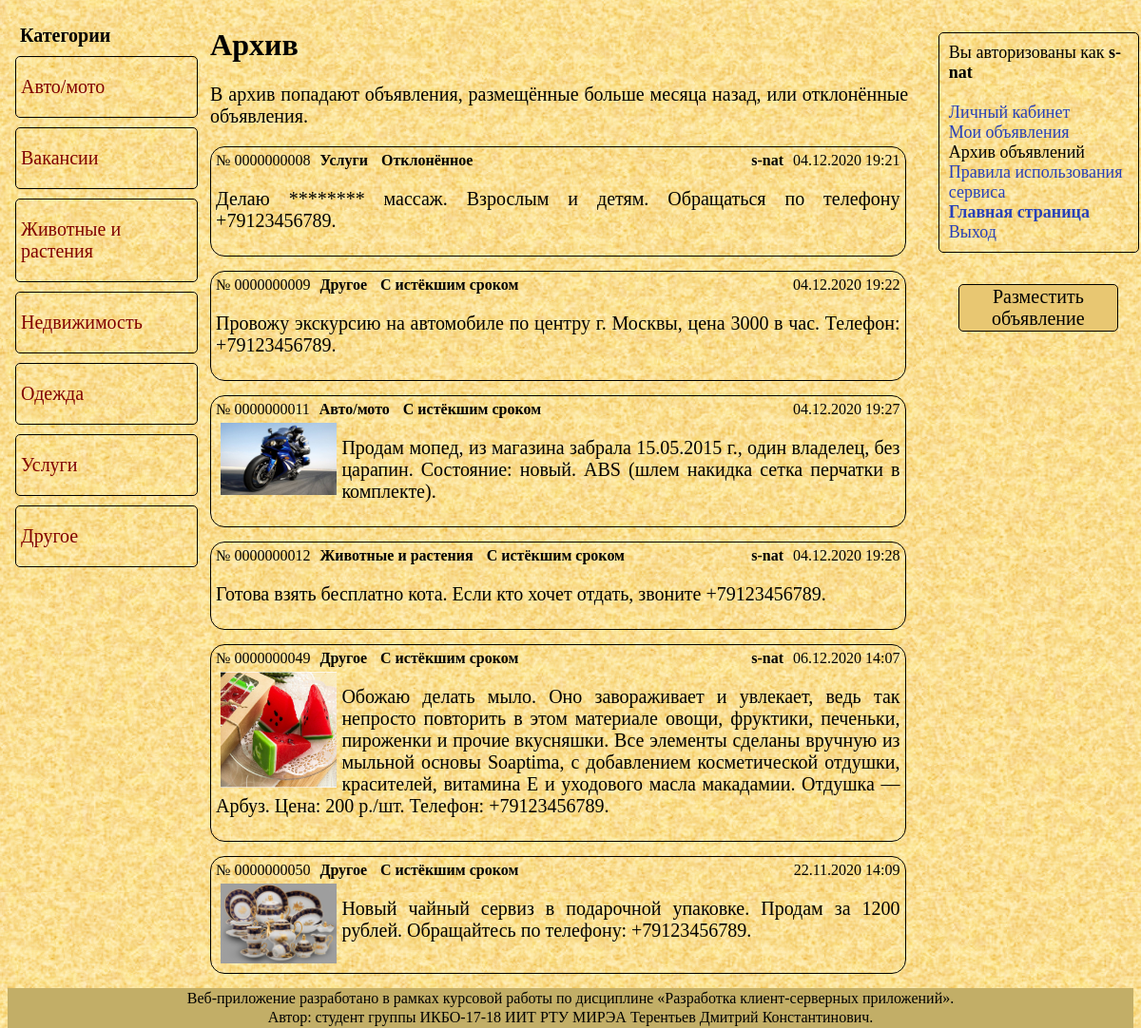
/html-php/archive.php (signed in), run on the app's committed database.
### tables this page shows
CREATE TABLE `advertisment` (
  `advertisment_id` int(10) UNSIGNED ZEROFILL NOT NULL,
  `advertisment_type` int(1) UNSIGNED NOT NULL,
  `advertisment_category` int(1) UNSIGNED NOT NULL,
  `anonymity` int(1) UNSIGNED NOT NULL,
  `for_who` varchar(25) DEFAULT NULL,
  `user_id` int(5) UNSIGNED ZEROFILL NOT NULL,
  `text_content` longtext NOT NULL,
  `file` text,
  `date` datetime NOT NULL
);

CREATE TABLE `categories` (
  `category_id` int(1) UNSIGNED NOT NULL,
  `category_name` varchar(20) NOT NULL
);

CREATE TABLE `advertisment_types` (
  `ads_type_id` int(1) UNSIGNED NOT NULL,
  `name` varchar(20) NOT NULL
);

CREATE TABLE `user` (
  `user_id` int(5) UNSIGNED ZEROFILL NOT NULL,
  `login` varchar(20) NOT NULL,
  `password` varchar(20) NOT NULL,
  `surname` varchar(25) NOT NULL,
  `name` varchar(25) NOT NULL,
  `last_name` varchar(25) NOT NULL,
  `email` varchar(25) NOT NULL,
  `phone_number` varchar(17) NOT NULL
);

### html-php/archive.php (the view, shortened to what this page needs)
<!DOCTYPE html>
<html>
<head>
    <link rel="stylesheet" type="text/css" href="../styles/style.css">
    <link rel="stylesheet" type="text/css" href="../styles/categories.css">
</head>
<body>
    <?php
        if($_COOKIE['login'] == ''):
            header('Location: /');
        else:
    ?>
    <div id="categories">
        <div id="title"><b>Категории</b></div><br>
        <a href="auto_moto.php"><div class="categories"><p>Авто/мото</p></div></a>
        <a href="job.php"><div class="categories"><p>Вакансии</p></div></a>
        <a href="animals_plants.php"><div class="categories"><p>Животные и растения</p></div></a>
        <a href="property.php"><div class="categories"><p>Недвижимость</p></div></a>
        <a href="clothes.php"><div class="categories"><p>Одежда</p></div></a>
        <a href="service.php"><div class="categories"><p>Услуги</p></div></a>
        <a href="other.php"><div class="categories"><p>Другое</p></div></a>
    </div>
    <div id="content">
        <h1>Архив</h1>
        <p>В архив попадают объявления, размещённые больше месяца назад, или отклонённые объявления.</p>
        <?php
            $mysql = new mysqli('localhost:3306', 'root', '', 'bulletin_board');
            $user_id = filter_var(trim($_COOKIE['user_id']), FILTER_SANITIZE_STRING);
            $result = $mysql->query("SELECT * FROM `advertisment` WHERE `user_id` = '$user_id' AND (`advertisment_type` != 1 OR DATEDIFF(CURRENT_DATE(), `date`) >= 21)");
            while($row = $result->fetch_array())
            {
                if($row['file'] == '')
                {
                    if($row['anonymity'] == 2)
                    {
                        $user_id = $row['user_id'];
                        $login = $mysql->query("SELECT `login` FROM `user` WHERE `user_id` = '$user_id'");
                        $category_id = $row['advertisment_category'];
                        $category = $mysql->query("SELECT `category_name` FROM `categories` WHERE `category_id` = '$category_id'");
                        $category_name = $category->fetch_array();
                        $ads_type_id = $row['advertisment_type'];
                        $type = $mysql->query("SELECT `name` FROM `advertisment_types` WHERE `ads_type_id` = '$ads_type_id'");
                        $name = $type->fetch_array();
                        if($ads_type_id == 1)
                            echo
                            '
                                <div class="advert">
                                    <span class="id"> № ' . $row['advertisment_id'] . '</span>
                                    <span class="category">' . $category_name['category_name'] . '</span>
                                    <span class="type">С истёкшим сроком</span>
                                    <span class="date">' . date("d.m.Y H:i", strtotime($row['date'])) . '</span>
                                    <span class="user">' . $login->fetch_assoc()['login'] . '</span>
                                    <br>
                                    <p>' . $row['text_content'] . '</p>
                                </div>
                            ';
                        elseif($ads_type_id == 2)
                        echo
                        '
                            <div class="advert">
                                <span class="id"> № ' . $row['advertisment_id'] . '</span>
                                <span class="category">' . $category_name['category_name'] . '</span>
                                <span class="type">' . $name['name'] . '</span>
                                <span class="date">' . date("d.m.Y H:i", strtotime($row['date'])) . '</span>
                                <span class="user">' . $login->fetch_assoc()['login'] . '</span>
                                <br>
                                <p>' . $row['text_content'] . '</p>
                            </div>
                        ';
                    }
                    else
                    {
                        $category_id = $row['advertisment_category'];
                        $category = $mysql->query("SELECT `category_name` FROM `categories` WHERE `category_id` = '$category_id'");
                        $category_name = $category->fetch_array();
                        $ads_type_id = $row['advertisment_type'];
                        if($ads_type_id == 1)
                            echo
                            '
                                <div class="advert">
                                    <span class="id"> № ' . $row['advertisment_id'] . '</span>
                                    <span class="category">' . $category_name['category_name'] . '</span>
                                    <span class="type">С истёкшим сроком</span>
                                    <span class="date">' . date("d.m.Y H:i", strtotime($row['date'])) . '</span>
                                    <br>
                                    <p>' . $row['text_content'] . '</p>
                                </div>
                            ';
                    }
                }
                else
                {
                    if($row['anonymity'] == 2)
                    {
                        $user_id = $row['user_id'];
                        $login = $mysql->query("SELECT `login` FROM `user` WHERE `user_id` = '$user_id'");
                        $category_id = $row['advertisment_category'];
                        $category = $mysql->query("SELECT `category_name` FROM `categories` WHERE `category_id` = '$category_id'");
                        $category_name = $category->fetch_array();
                        $ads_type_id = $row['advertisment_type'];
                        if($ads_type_id == 1)
                            echo
                            '
                                <div class="advert">
                                    <span class="id"> № ' . $row['advertisment_id'] . '</span>
                                    <span class="category">' . $category_name['category_name'] . '</span>
                                    <span class="type">С истёкшим сроком</span>
                                    <span class="date">' . date("d.m.Y H:i", strtotime($row['date'])) . '</span>
                                    <span class="user">' . $login->fetch_assoc()['login'] . '</span>
                                    <br>
                                    <a href="' . $row['file'] . '" target="blank"><img style="width: 17%;" src="' . $row['file'] . '"></a>
                                    <p>' . $row['text_content'] . '</p>
                                </div>
                            ';
                    }
                    else
                    {
                        $category_id = $row['advertisment_category'];
                        $category = $mysql->query("SELECT `category_name` FROM `categories` WHERE `category_id` = '$category_id'");
                        $category_name = $category->fetch_array();
                        $ads_type_id = $row['advertisment_type'];
                        if($ads_type_id == 1)
                            echo
                            '
                                <div class="advert">
                                    <span class="id"> № ' . $row['advertisment_id'] . '</span>
                                    <span class="category">' . $category_name['category_name'] . '</span>
                                    <span class="type">С истёкшим сроком</span>
                                    <span class="date">' . date("d.m.Y H:i", strtotime($row['date'])) . '</span>
                                    <br>
                                    <a href="' . $row['file'] . '" target="blank"><img style="width: 17%;" src="' . $row['file'] . '"></a>
                                    <p>' . $row['text_content'] . '</p>
                                </div>
                            ';
                    }
                }
            }
        ?>
    </div>
    <div id="right">
        <p>
            Вы авторизованы как <b><?=$_COOKIE['login']?></b>
            <br>
            <br>
            <a href="cabinet.php">Личный кабинет</a>
            <br>
            <a href="my_ads.php">Мои объявления</a>
            <br>
            Архив объявлений
            <br>
            <a href="rools.php">Правила использования сервиса</a>
            <br>
            <a href="../index.php"><b>Главная страница</b></a>
            <br>
            <a href="../php/exit.php">Выход</a>
        </p>
        <a href="create_ad.php"><button id="add_advert">Разместить объявление</button></a><br>
    </div>
    <div id="footer">
        <p>Веб-приложение разработано в рамках курсовой работы по дисциплине &laquo;Разработка клиент-серверных приложений&raquo;.</p>
        <p>Автор: студент группы ИКБО-17-18 ИИТ РТУ МИРЭА Терентьев Дмитрий Константинович.</p>
    </div>
    <?php endif;?>
</body>
</html>

### styles/style.css (style rules this page uses)
html { height: 98%; }
body { height: 98.4%; background-image: url(../img/background.jpg); }
a { color: #2840b8; text-decoration: none; }
div { display: inline-block; }
div#categories { position: fixed; width: 16%; float: left; margin: 8px; font-size: 20px; text-align: left; vertical-align: top; }
div#categories a { color: #800000; text-decoration: none; }
div#categories div { box-sizing: border-box; width: 100%; margin-top: 10px; padding-left: 5px; }
div#categories div.categories { border: 1px solid black; border-radius: 5px; }
div#content { width: 62%; margin-left: 18%; margin-right: 2%; min-height: 95%; }
div#content div.advert { width: 98%; }
div#content p { font-size: 20px; text-align: justify; }
div#right { position: fixed; width: 17.5%; float: right; margin: 8px; text-align: center; }
div#right p { width: 90%; padding: 10px; border: 1px solid black; border-radius: 5px; font-size: 18px; text-align: left; }
div#right button#add_advert { width: 80%; height: 50px; margin-top: 15px; background-color: #e8c772; border: 1px solid black; border-radius: 5px; font-family: Times New Roman; font-size: 20px; cursor: pointer; outline: none; }
div#footer { width: 100%; min-height: 5%; background-color: #c2ae67; text-align: center; }
div#footer p { margin: 2px; }

### styles/categories.css (style rules this page uses)
div.advert { width: 100%; margin-bottom: 15px; padding: 5px; border: 1px solid black; border-radius: 15px; }
div.advert img { float: left; margin: 5px; }
div.advert span.id { float: left; }
div.advert span.category { margin-left: 10px; font-weight: bold; }
div.advert span.type { margin-left: 10px; font-weight: bold; }
div.advert span.date { float: right; }
div.advert span.user { float: right; margin-right: 10px; font-weight: bold; }

### data on the page
advertisment: advertisment_id "0000000008", advertisment_category.category_name "Услуги", advertisment_type.name "Отклонённое", date "04.12.2020 19:21", user.login "s-nat", text_content "Делаю ******** массаж. Взрослым и детям. Обращаться по телефону +79123456789."
advertisment: advertisment_id "0000000009", advertisment_category.category_name "Другое", date "04.12.2020 19:22", text_content "Провожу экскурсию на автомобиле по центру г. Москвы, цена 3000 в час. Телефон: +79123456789."
advertisment: advertisment_id "0000000011", advertisment_category.category_name "Авто/мото", date "04.12.2020 19:27", file (picture), text_content "Продам мопед, из магазина забрала 15.05.2015 г., один владелец, без царапин. Состояние: новый. ABS (шлем накидка сетка перчатки в комплекте)."
advertisment: advertisment_id "0000000012", advertisment_category.category_name "Животные и растения", date "04.12.2020 19:28", user.login "s-nat", text_content "Готова взять бесплатно кота. Если кто хочет отдать, звоните +79123456789."
advertisment: advertisment_id "0000000049", advertisment_category.category_name "Другое", date "06.12.2020 14:07", user.login "s-nat", file (picture), text_content "Обожаю делать мыло. Оно завораживает и увлекает, ведь так непросто повторить в этом материале овощи, фруктики, печеньки, пироженки и прочие вкусняшки. Все элементы сделаны вручную из мыльной основы Soaptima, с добавлением косметической отдушки, красителей, витамина Е и уходового масла макадамии. Отдушка — Арбуз. Цена: 200 р./шт. Телефон: +79123456789."
advertisment: advertisment_id "0000000050", advertisment_category.category_name "Другое", date "22.11.2020 14:09", file (picture), text_content "Новый чайный сервиз в подарочной упаковке. Продам за 1200 рублей. Обращайтесь по телефону: +79123456789."

### other printed values
$_COOKIE['login'] "s-nat"
